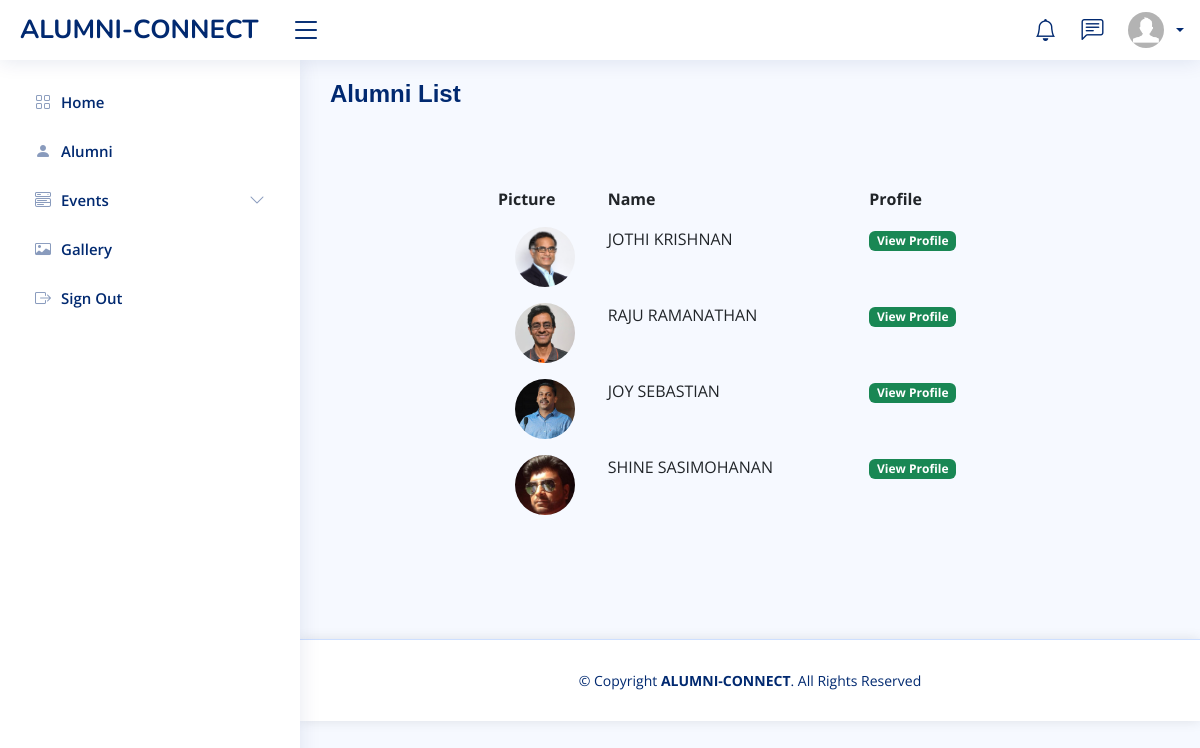
Page /alumnis/adminAlumniList/ (signed in) on the committed database.
### alumnis/models.py (models this page shows)
class AlumniProPic(models.Model):
  proPic = models.ImageField(upload_to='alumniProPic/')
  email = models.CharField(max_length=255,primary_key=True, default="")

class Alumnis(models.Model):
  fname = models.CharField(max_length=255,default="")
  lname = models.CharField(max_length=255,default="")
  email = models.CharField(max_length=255,primary_key=True)
  branch = models.CharField(max_length=255,default="")
  yoa = models.IntegerField(default=0)
  mobile = models.IntegerField(default=0)
  password = models.CharField(max_length=255)
  otp = models.IntegerField(default=0)
  verified = models.IntegerField(default=0)
  profile = models.IntegerField(default=0)

### alumnis/views.py (the view)
# urls.py: path('adminAlumniList/', views.adminAlumniList, name='adminAlumniList'),
def adminAlumniList(request):
  if 'email' in request.session:
    a=request.session.get('email')
    user = Faculty.objects.filter(email=a).values()
    alumniList =reversed(Alumnis.objects.filter(profile=1))
    alumniD=[]
    for i in alumniList:
      cp=AlumniProfile.objects.filter(email=i.email).count()
      ci=AlumniProPic.objects.filter(email=i.email).count()
      if int(cp)>0 and int(ci)>0:
        x=AlumniProfile.objects.get(email=i.email)
        y=AlumniProPic.objects.get(email=i.email)
        alumniD.append([i.email,i.fname,i.lname,x.linkedID,y.proPic])
      elif int(cp)>0 and int(ci)==0:
        x=AlumniProfile.objects.get(email=i.email)
        alumniD.append([i.email,i.fname,i.lname,x.linkedID,0])
    template = loader.get_template('AdminAlumniList.html')
    context = {
    'myFaculty': user,'alumniList': alumniD,
  }
    return HttpResponse(template.render(context, request))
  else:
    return redirect('index')

### alumnis/templates/AdminAlumniList.html (shortened to what this page needs)
<!DOCTYPE html>
<html lang="en">
<head>
    {% load static %}
  <link href="{% static 'assets2/vendor/bootstrap/css/bootstrap.min.css' %}" rel="stylesheet">
  <link href="{% static 'assets2/vendor/bootstrap-icons/bootstrap-icons.css' %}" rel="stylesheet">
  <link href="{% static 'assets2/vendor/boxicons/css/boxicons.min.css' %}" rel="stylesheet">
  <link href="{% static 'assets2/vendor/quill/quill.snow.css' %}" rel="stylesheet">
  <link href="{% static 'assets2/vendor/quill/quill.bubble.css' %}" rel="stylesheet">
  <link href="{% static 'assets2/vendor/remixicon/remixicon.css' %}" rel="stylesheet">
  <link href="{% static 'assets2/vendor/simple-datatables/style.css' %}" rel="stylesheet">
  <link href="{% static 'assets2/css/style.css' %}" rel="stylesheet">
  <link href="{% static 'assets/css/style.css' %}" rel="stylesheet">
</head>
<body>
  {% if myFaculty.0.access %}
    {% include 'AdminHeader.html' %}
    {% include 'AdminSidebar.html' %}
  {% else %}
    {% include 'FacultyHeader.html' %}
    {% include 'FacultySidebar.html' %}
  {% endif %}
  <main id="main" class="main">
    <div class="pagetitle">
      <h1>Alumni List</h1>
    </div>
    <section class="">
      <div class="row">
        <center>
        <div class="col-8">
          <div class="card-body">
            <table class="table table-borderless datatable">
              <thead>
                <tr>
                  <th scope="col">Picture</th>
                  <th scope="col">Name</th>
                  <th scope="col">Profile</th>
                </tr>
              </thead>
              <tbody>
                {% for i in alumniList %}
                {% if i.3 == 1 %}
                {% else %}
                <tr>
                  <td style="text-align:center;">
                  {% if i.4 %}
                  <img height="60" src="{% static 'media/' %}{{ i.4 }}" alt="Profile" class="rounded-circle">
                  {% else %}
                  <img height="60" src="{% static 'assets2/img/profile-img.jpg' %}" alt="Profile" class="rounded-circle">
                  {% endif %}
                  </td>
                  <td>{{ i.1|upper }} {{ i.2|upper }}</td>
                    <td><span class="badge bg-success"><a style="color:white;" href="../viewAlumni/{{ i.0 }}">View Profile</a> </span></td>
                  {% endif %}
                </tr>
                {% endfor %}
              </tbody>
            </table>
          </div>
        </div>
      </center>
      </div>
    </section>
</main>
  <footer id="footer" class="footer">
    <div class="copyright">
      &copy; Copyright <strong><span>ALUMNI-CONNECT</span></strong>. All Rights Reserved
    </div>
  </footer>
</body>
</html>

### alumnis/static/assets2/css/style.css (style rules this page uses)
:root { scroll-behavior: smooth; }
body { font-family: "Open Sans", sans-serif; background: #f6f9ff; color: #444444; }
a { color: #4154f1; text-decoration: none; }
h1, h2, h3, h4, h5, h6 { font-family: "Nunito", sans-serif; }
#main { margin-top: 60px; padding: 20px 30px; transition: all 0.3s; }
.pagetitle { margin-bottom: 10px; }
.pagetitle h1 { font-size: 24px; margin-bottom: 0; font-weight: 600; color: #012970; }
.card-body { padding: 0 20px 20px 20px; }
@media (min-width: 1200px) { #main, #footer { margin-left: 300px; } }
.footer { padding: 20px 0; font-size: 14px; transition: all 0.3s; border-top: 1px solid #cddfff; }
.footer .copyright { text-align: center; color: #012970; }

### alumnis/static/assets/css/style.css (style rules this page uses)
body { font-family: "Open Sans", sans-serif; color: #444444; }
a { color: #3498db; text-decoration: none; }
h1 { font-family: Verdana, Geneva, Tahoma, sans-serif; }
section { padding: 60px 0; overflow: hidden; }
#footer { background: #fff; box-shadow: 0px 0px 12px 0px rgba(0, 0, 0, 0.1); padding: 30px 0; color: #222222; font-size: 14px; }

### rows in the picture
AlumniProPic: proPic (picture)
Alumnis: fname "JOTHI", lname "KRISHNAN"
AlumniProPic: proPic (picture)
Alumnis: fname "RAJU", lname "RAMANATHAN"
AlumniProPic: proPic (picture)
Alumnis: fname "JOY", lname "SEBASTIAN"
AlumniProPic: proPic (picture)
Alumnis: fname "SHINE", lname "SASIMOHANAN"
